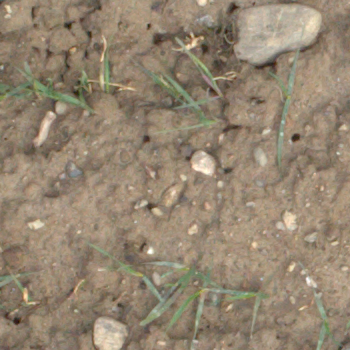
#> input picture data/ews/test/FPWW0180049_RGB1_20170308_113954_6.png, 350 x 350 px
$ python -i image_ops.py   (imports and definitions only)
#> lines starting #> are read from the running program, lines starting #| are printed output that depends on the picture
from __future__ import annotations

import numpy as np
from scipy import ndimage


# [29 lines left out: functions rgb_to_grayscale, gradient_magnitude, compute_excess_green, compute_excess_red, not called in this run]


def rgb_to_hsv(image: np.ndarray) -> np.ndarray:
    image_float = image.astype(np.float32) / 255.0
    red = image_float[..., 0]
    green = image_float[..., 1]
    blue = image_float[..., 2]

    maximum = np.max(image_float, axis=2)
    minimum = np.min(image_float, axis=2)
    delta = maximum - minimum

    hue = np.zeros_like(maximum)
    nonzero = delta > 1e-6
    red_mask = nonzero & (maximum == red)
    green_mask = nonzero & (maximum == green)
    blue_mask = nonzero & (maximum == blue)

    hue[red_mask] = np.mod((green[red_mask] - blue[red_mask]) / delta[red_mask], 6.0)
    hue[green_mask] = ((blue[green_mask] - red[green_mask]) / delta[green_mask]) + 2.0
    hue[blue_mask] = ((red[blue_mask] - green[blue_mask]) / delta[blue_mask]) + 4.0
    hue = hue / 6.0

    saturation = np.zeros_like(maximum)
    saturation[maximum > 1e-6] = delta[maximum > 1e-6] / maximum[maximum > 1e-6]
    value = maximum
    return np.stack([hue, saturation, value], axis=2)


# [34 lines left out: functions box_mean_rgb, local_mean, local_variance, not called in this run]


def extract_handcrafted_features(image: np.ndarray, window_size: int = 9) -> np.ndarray:
    # Builds a 26-dimensional feature vector per pixel combining raw colour (RGB, HSV,
    # chromaticity), vegetation indices (ExG, ExR, ExGR), local statistics (mean and
    # variance in a 9x9 window), and gradient features.
    image_float = image.astype(np.float32) / 255.0
    hsv = rgb_to_hsv(image)
    grayscale = rgb_to_grayscale(image).astype(np.float32) / 255.0
    exg = compute_excess_green(image)
    exr = compute_excess_red(image)
    exgr = exg - exr
    local_rgb_mean = local_mean(image_float, window_size)
    local_hsv_mean = local_mean(hsv, window_size)
    exg_mean = local_mean(exg, window_size)
    exg_variance = local_variance(exg, window_size)
    exgr_mean = local_mean(exgr, window_size)
    grayscale_mean = local_mean(grayscale, window_size)
    grayscale_variance = local_variance(grayscale, window_size)
    gradient = gradient_magnitude(grayscale)
    exg_gradient = gradient_magnitude(exg)

    rgb_sum = image_float.sum(axis=2, keepdims=True) + 1e-6
    chromaticity = image_float / rgb_sum

    return np.concatenate(
        [
            image_float,
            hsv,
            chromaticity,
            local_rgb_mean,
            local_hsv_mean,
            exg[..., None],
            exr[..., None],
            exgr[..., None],
            exg_mean[..., None],
            exg_variance[..., None],
            exgr_mean[..., None],
            grayscale[..., None],
            grayscale_mean[..., None],
            grayscale_variance[..., None],
            gradient[..., None],
            exg_gradient[..., None],
        ],
        axis=2,
    )


# [41 lines left out: functions spatial_majority_filter, binary_mask_iou, postprocess_binary_mask, not called in this run]


def normalize_mask(mask: np.ndarray) -> np.ndarray:
    binary = (np.asarray(mask) > 0).astype(np.uint8)
    return binary * 255


# [6 lines left out: function overlay_mask, not called in this run]

>>> import cv2
>>> picture = cv2.imread('../../../data/ews/test/FPWW0180049_RGB1_20170308_113954_6.png', cv2.IMREAD_GRAYSCALE)
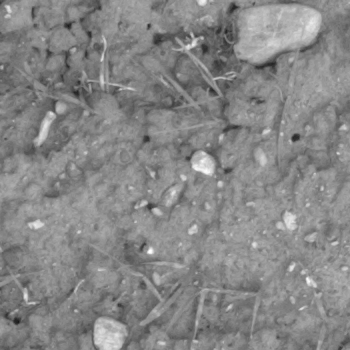
#> picture: shape (350, 350); min 24, max 255, mean 134.8
>>> result = extract_handcrafted_features(picture)
#> in rgb_to_hsv, `red = image_float[..., 0]`: red = 350 values, max 0.675 at index 248, min 0.231 at index 2, mean 0.488
#> in rgb_to_hsv, `green = image_float[..., 1]`: green = 350 values, max 0.659 at index 66, min 0.29 at index 2, mean 0.486
#> in rgb_to_hsv, `blue = image_float[..., 2]`: blue = 350 values, max 0.702 at index 67, min 0.302 at index 1, mean 0.482
#> (the run stopped early here; a loop or call above may not have finished)

$ run again, on data/ews/test/FPWW0180049_RGB1_20170315_102908_6.png
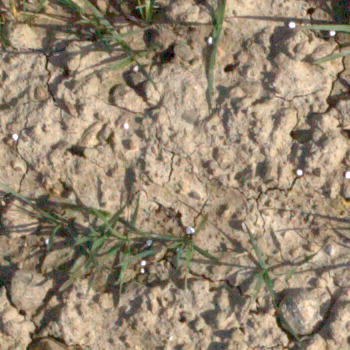
#> input picture data/ews/test/FPWW0180049_RGB1_20170315_102908_6.png, 350 x 350 px
#> `picture = cv2.imread('../../../data/ews/test/FPWW0180049_RGB1_20170308..`:
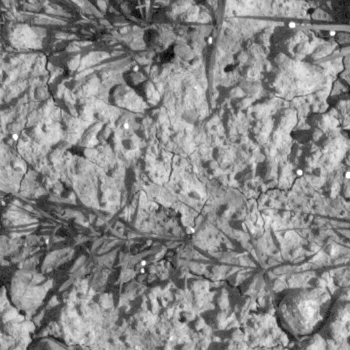
#> picture: shape (350, 350); min 0, max 255, mean 137.4
#> red = 350 values, max 0.843 at index 72, min 0.0902 at index 285, mean 0.492
#> green = 350 values, max 0.788 at index 151, min 0.149 at index 224, mean 0.491
#> blue = 350 values, max 0.804 at index 202, min 0.0824 at index 283, mean 0.496

$ run again, on data/ews/test/FPWW0180049_RGB1_20170329_143149_6.png
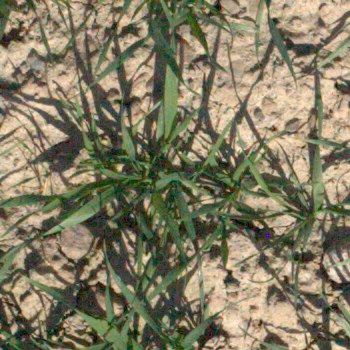
#> input picture data/ews/test/FPWW0180049_RGB1_20170329_143149_6.png, 350 x 350 px
#> `picture = cv2.imread('../../../data/ews/test/FPWW0180049_RGB1_20170308..`:
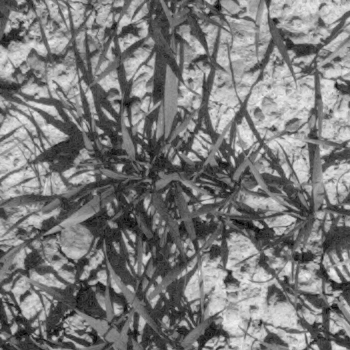
#> picture: shape (350, 350); min 2, max 241, mean 122.5
#> red = 350 values, max 0.886 at index 59, min 0.102 at index 251, mean 0.466
#> green = 350 values, max 0.882 at index 59, min 0.141 at index 43, mean 0.468
#> blue = 350 values, max 0.863 at index 59, min 0.129 at index 346, mean 0.466

$ run again, on data/ews/test/FPWW0180049_RGB1_20170412_132427_6.png
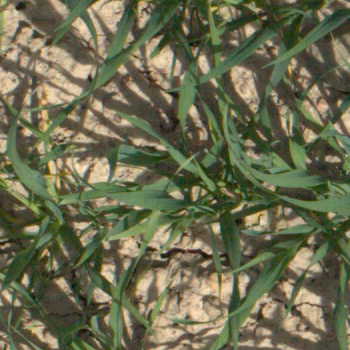
#> input picture data/ews/test/FPWW0180049_RGB1_20170412_132427_6.png, 350 x 350 px
#> `picture = cv2.imread('../../../data/ews/test/FPWW0180049_RGB1_20170308..`:
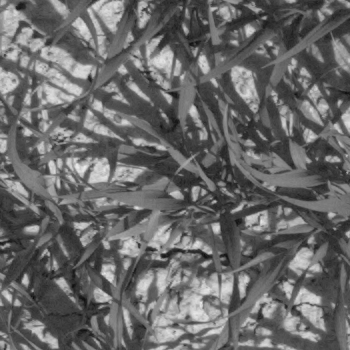
#> picture: shape (350, 350); min 14, max 234, mean 103.9
#> red = 350 values, max 0.812 at index 74, min 0.11 at index 243, mean 0.441
#> green = 350 values, max 0.835 at index 74, min 0.11 at index 243, mean 0.448
#> blue = 350 values, max 0.827 at index 74, min 0.114 at index 243, mean 0.451
